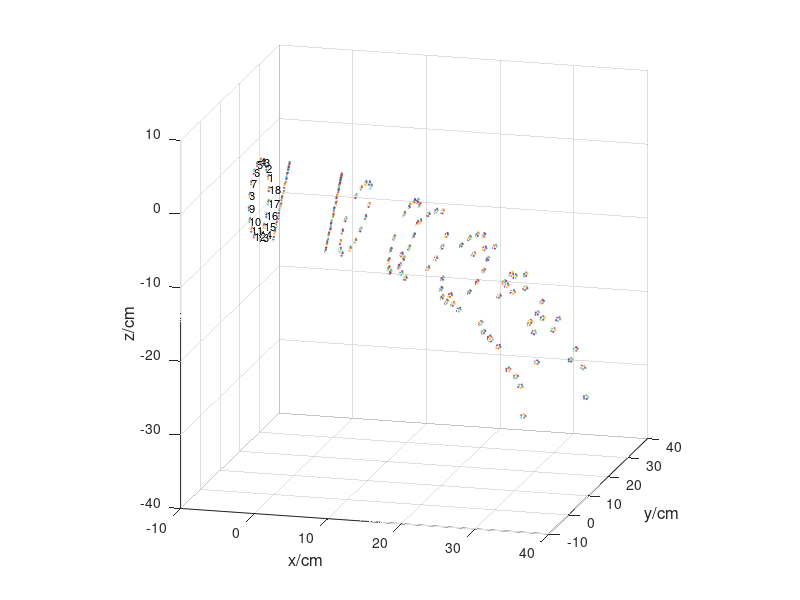

This figure's MATLAB source:
clc;
clear;
close;

numcable=18;
theta=ones(12,1)*0.2;
radius=5;
miniRadius=0.3;
miniN=5;
scatterSize=1;
P=zeros(3,13,numcable);
P(:,:,:)=NaN;
%[X or Y or Z], 第i个平面，  平面上第j个孔
h=2;  %万向节到下底板的垂直距离
l=9;
H=10;  %两个万向节之间的垂直距离
bias=0;
hold on
grid on
T=zeros(4,4,12);
T1 =[cos(theta(1)), -sin(theta(1)), 0, bias;
sin(theta(1)),  cos(theta(1)), 0, 0;
          0,            0, 1, 0;
          0,            0, 0, 1];
T(:,:,1)=T1;
T2 =[ cos(theta(2)), -sin(theta(2)), 0, 0;
           0,            0, 1, 0;
-sin(theta(2)), -cos(theta(2)), 0, 0;
           0,            0, 0, 1];
T(:,:,2)=T(:,:,1)*T2;
for i =1:5
    T(:,:,i*2+1)=T(:,:,i*2)*...
    [cos(theta(i*2+1)), -sin(theta(i*2+1)),  0, H;
          0,            0, -1, 0;
    sin(theta(i*2+1)),  cos(theta(i*2+1)),  0, 0;
          0,            0,  0, 1];

    T(:,:,i*2+2)=T(:,:,i*2+1)*...
    [cos(theta(i*2+2)), -sin(theta(i*2+2)),  0, 0;
          0,            0, 1, 0;
    -sin(theta(i*2+2)),  -cos(theta(i*2+2)),  0, 0;
          0,            0,  0, 1];
end


for i=1:numcable
    circle=[0;radius*cos(2*i*pi/numcable);radius*sin(2*i*pi/numcable);1];

    T0=[1,0,0,-h;
        0,1,0,0;
        0,0,1,0;
        0,0,0,1];
    for j=1:miniN
        p0=[0;miniRadius*cos(2*j*pi/miniN);miniRadius*sin(2*j*pi/miniN);1];
        p0=p0+circle-[0;0;0;1];
        minip=T0*p0;
        scatter3(minip(1),minip(2),minip(3),scatterSize)
    end
    p=T0*circle;
    P(:,1,i)=p(1:3);
    text(P(1,1,i),P(2,1,i),P(3,1,i),num2str(i),'FontSize',8)
end

for i=1:numcable
    circle=[-l;radius*cos(2*i*pi/numcable);radius*sin(2*i*pi/numcable);1];
    T1=[cos(theta(1)), -sin(theta(1)), 0, 0;
        sin(theta(1)),  cos(theta(1)), 0, 0;
        0,           0, 1, 0;
        0,           0, 0, 1];
    T2=[ cos(theta(2)), -sin(theta(2)), 0, 0;
        0,           0, 1, 0;
        -sin(theta(2)), -cos(theta(2)), 0, 0;
        0,           0, 0, 1];
    T3=[1, 0,  0, H;
        0, 0, -1, 0;
        0, 1,  0, 0;
        0, 0,  0, 1];
    for j=1:miniN
        p0=[0;miniRadius*cos(2*j*pi/miniN);miniRadius*sin(2*j*pi/miniN);1];
        p0=p0+circle-[0;0;0;1];
        minip=T1*T2*T3*p0;
        scatter3(minip(1),minip(2),minip(3),scatterSize)
    end
    p=T1*T2*T3*p0;
    P(:,2,i)=p(1:3);
end

for k=2:6
    for i=1:numcable
        if mod(i-1,6)<=6-k+1
            circle=[0;-radius*sin(2*i*pi/numcable);radius*cos(2*i*pi/numcable);1];
            T0=[1,0,0,H-h;
                0,1,0,0;
                0,0,1,0;
                0,0,0,1];
            for j=1:miniN
                p0=[0;miniRadius*cos(2*j*pi/miniN);miniRadius*sin(2*j*pi/miniN);1];
                p0=p0+circle-[0;0;0;1];
                minip=T(:,:,2*k-2)*T0*p0;
                scatter3(minip(1),minip(2),minip(3),scatterSize)
            end
            p=T(:,:,2*k-2)*T0*p0;
            P(:,k*2-1,i)=p(1:3);
    %         scatter3(p(1),p(2),p(3),scatterSize)
        end
    end

    for i=1:numcable
        if mod(i-1,6)<=6-k
        circle=[-l;radius*cos(2*i*pi/numcable);radius*sin(2*i*pi/numcable);1];
        T3=[1, 0,  0, H;
            0, 0, -1, 0;
            0, 1,  0, 0;
            0, 0,  0, 1];
        for j=1:miniN
            p0=[0;miniRadius*cos(2*j*pi/miniN);miniRadius*sin(2*j*pi/miniN);1];
            p0=p0+circle-[0;0;0;1];
            minip=T(:,:,2*k)*T3*p0;
            scatter3(minip(1),minip(2),minip(3),scatterSize)
        end
        p=T(:,:,2*k)*T3*p0;
        P(:,k*2,i)=p(1:3);
        end
    end
end

for i=1:numcable
    if mod(i-1,6)<=6-k
        circle=[0;-radius*sin(2*i*pi/numcable);radius*cos(2*i*pi/numcable);1];
        T0=[1,0,0,H-h;
            0,1,0,0;
            0,0,1,0;
            0,0,0,1];
        for j=1:miniN
            p0=[0;miniRadius*cos(2*j*pi/miniN);miniRadius*sin(2*j*pi/miniN);1];
            p0=p0+circle-[0;0;0;1];
            minip=T(:,:,12)*T0*p0;
            scatter3(minip(1),minip(2),minip(3),scatterSize)
        end
        p=T(:,:,12)*T0*p0;
        P(:,13,i)=p(1:3);
%         scatter3(p(1),p(2),p(3),scatterSize)
    end
end
% 
% for k=1:numcable
%     if k>=numcable/3*2+1
%     plot3(P(1,:,k),P(2,:,k),P(3,:,k),'r')
%     elseif k>=numcable/3
%     plot3(P(1,:,k),P(2,:,k),P(3,:,k),'g')
%     else
%     plot3(P(1,:,k),P(2,:,k),P(3,:,k),'b')
%     end
% end
xlabel('x/cm','FontSize',12);
ylabel('y/cm','FontSize',12);
zlabel('z/cm','FontSize',12);
axis equal


% r0=T(1:3,4,1);
% r3 = T(1:3,4,3);
% r5 = T(1:3,4,5);
% r7 = T(1:3,4,7);
% r9 = T(1:3,4,9);
% r11 = T(1:3,4,11);
% r13 = T(:,:,12)*[H;0;0;1];
% r13 = r13(1:3);
% bias=T(1,4,1);
% baseR= [bias;0;0];
% baseL= [bias-20;0;0];
hold on
grid on
view(15, 15);
axis square;
% 
% cylinder3(r0,r3,radius,10,'r',0,0);
% cylinder3(r3,r5,radius,10,'b',0,0);
% cylinder3(r5,r7,radius,10,'r',0,0);
% cylinder3(r7,r9,radius,10,'b',0,0);
% cylinder3(r9,r11,radius,10,'r',0,0);
% cylinder3(r11,r13,radius,10,'b',0,0);
% cylinder3(baseL,baseR,10,20,'g',0,0);
